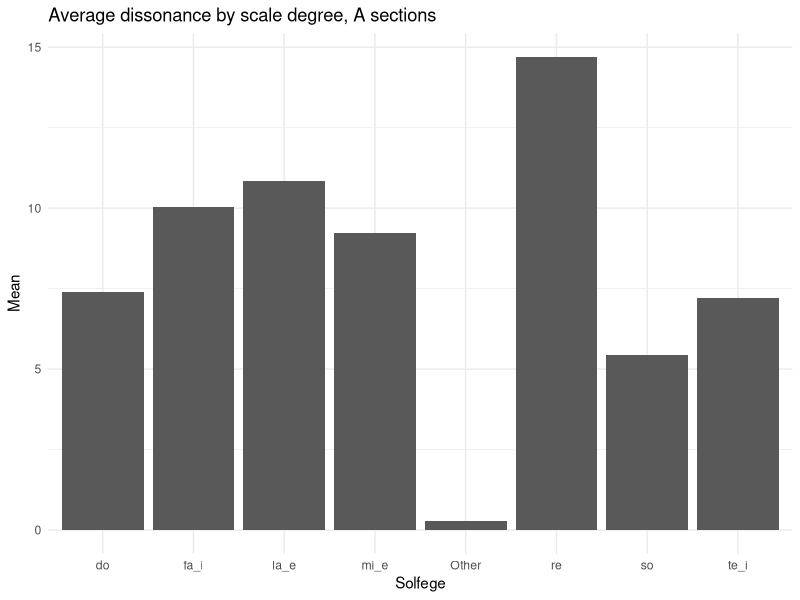
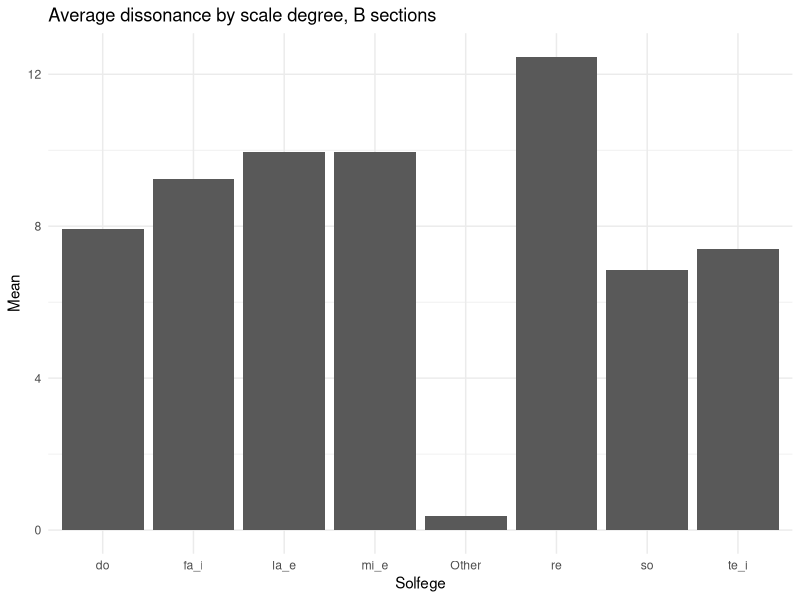
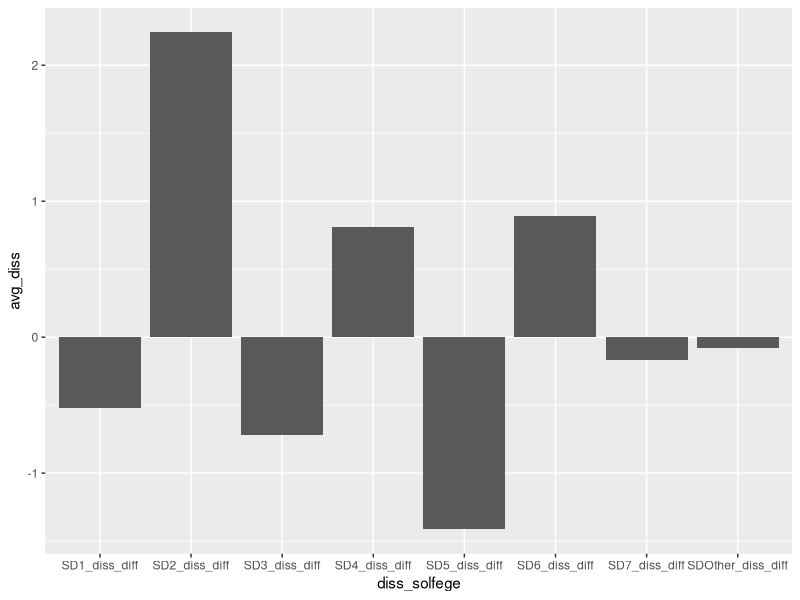
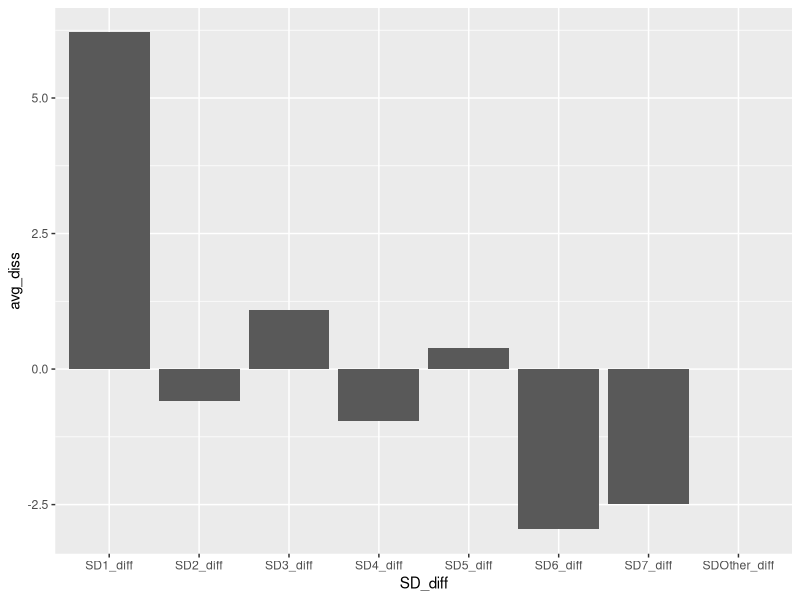

Source code (R) for these figures, in order:
## ---- chunk 1
#| echo: false
#| output: false
#| message: false
# functions needed to run
library(tidyverse)

## ---- chunk 2
#since NA values truly do represent a non-occurrence of an event (all of these are events being counted, I'm going to replace all of the NA values with 0)

#function to fill in zeroes
fill_zeroes = function(vec){
  replace_na({{ vec }}, 0)
}

#read in data
solf_dissA=read_csv("A_solf_diss.txt",show_col_types=FALSE)
solf_dissB=read_csv("B_solf_diss.txt",show_col_types=FALSE)


#fill all data that is numeric, since all are numeric except for the tune titles
solf_dissA_zeroes <- solf_dissA |> mutate(
    across(where(is.numeric),fill_zeroes)
    )
solf_dissB_zeroes <- solf_dissB |> mutate(
    across(where(is.numeric),fill_zeroes)
    )


#collapse columns by summing 
solf_dissA_cleaned <- solf_dissA_zeroes |> 
  mutate(mi_e = me + mi) |> 
  mutate(fa_i = fa + fi) |> 
  mutate(la_e = la + le) |> 
  mutate(te_i = te + ti) |> 
  select (Tune_name,do, re, mi_e, fa_i, so, la_e, te_i, Other)

#an alternative:
solf_dissA_cleaned <- solf_dissA_zeroes |> 
  mutate(
    mi_e = me + mi,
    fa_i = fa + fi,
    la_e = la + le,
    te_i = te + ti
  ) |> 
  select (Tune_name, do, re, mi_e, fa_i, so, la_e, te_i, Other)

solf_dissB_cleaned <- solf_dissB_zeroes |> 
  mutate(mi_e = me + mi) |> 
  mutate(fa_i = fa + fi) |> 
  mutate(la_e = la + le) |> 
  mutate(te_i = te + ti) |> 
  select (Tune_name,do, re, mi_e, fa_i, so, la_e, te_i, Other)

#pivot longer, calculate average amount of dissonance on each scale degree
solf_dissA_summary <- pivot_longer(
  solf_dissA_cleaned,
  cols=c("do","re","mi_e","fa_i","so","la_e","te_i","Other"),
  names_to = "solfege",
  values_to = "count"
  ) |> 
  group_by(solfege) |> 
  summarize(
    avg_diss = mean(count)
  )

solf_dissB_summary <- pivot_longer(
  solf_dissB_cleaned,
  cols=c("do","re","mi_e","fa_i","so","la_e","te_i","Other"),
  names_to = "solfege",
  values_to = "count"
  ) |> 
  group_by(solfege) |> 
  summarize(
    avg_diss = mean(count)
  )

ggplot(solf_dissA_summary, aes(x = solfege, y = avg_diss)) +
  geom_col() + 
  labs(title = "Average dissonance by scale degree, A sections") +
  xlab("Solfege") +
  ylab("Mean") +
  theme_minimal()
## ---- chunk 3
ggplot(solf_dissB_summary, aes(x = solfege, y = avg_diss)) +
  geom_col() + 
  labs(title = "Average dissonance by scale degree, B sections") +
  xlab("Solfege") +
  ylab("Mean") +
  theme_minimal()
  
## ---- chunk 4
## dissonance data

#since NA values truly do represent a non-occurrence of an event (all of these are events being counted, I'm going to replace all of the NA values with 0)

#function to fill in zeroes
fill_zeroes = function(vec){
  replace_na({{ vec }}, 0)
}

## handle all of the dissonance data first

#read in data
solf_dissA=read_csv("A_solf_diss.txt",show_col_types=FALSE)
solf_dissB=read_csv("B_solf_diss.txt",show_col_types=FALSE)


#fill all data that is numeric, since all are numeric except for the tune titles
solf_dissA_zeroes <- solf_dissA |> mutate(
    across(where(is.numeric),fill_zeroes)
    )
solf_dissB_zeroes <- solf_dissB |> mutate(
    across(where(is.numeric),fill_zeroes)
    )


#collapse columns by summing 
solf_dissA_cleaned <- solf_dissA_zeroes |> 
  mutate(mi_e = me + mi) |> 
  mutate(fa_i = fa + fi) |> 
  mutate(la_e = la + le) |> 
  mutate(te_i = te + ti) |> 
  select (Tune_name,do, re, mi_e, fa_i, so, la_e, te_i, Other)

#an alternative:
solf_dissA_cleaned <- solf_dissA_zeroes |> 
  mutate(
    mi_e = me + mi,
    fa_i = fa + fi,
    la_e = la + le,
    te_i = te + ti
  ) |> 
  select (Tune_name, do, re, mi_e, fa_i, so, la_e, te_i, Other)

solf_dissB_cleaned <- solf_dissB_zeroes |> 
  mutate(mi_e = me + mi) |> 
  mutate(fa_i = fa + fi) |> 
  mutate(la_e = la + le) |> 
  mutate(te_i = te + ti) |> 
  select (Tune_name,do, re, mi_e, fa_i, so, la_e, te_i, Other)

#pivot longer, calculate average amount of dissonance on each scale degree
solf_dissA_summary <- pivot_longer(
  solf_dissA_cleaned,
  cols=c("do","re","mi_e","fa_i","so","la_e","te_i","Other"),
  names_to = "solfege",
  values_to = "count"
  ) |> 
  group_by(solfege) |> 
  summarize(
    avg_diss = mean(count)
  )

solf_dissB_summary <- pivot_longer(
  solf_dissB_cleaned,
  cols=c("do","re","mi_e","fa_i","so","la_e","te_i","Other"),
  names_to = "solfege",
  values_to = "count"
  ) |> 
  group_by(solfege) |> 
  summarize(
    avg_diss = mean(count)
  )

## ---- chunk 5





## ---- chunk 6

# Do the same process for "all" solfege pitches, including those that are dissonant

#read in data
SD_A=read_csv("A_SD_dur.txt", show_col_types=FALSE)

SD_B=read_csv("B_SD_dur.txt", show_col_types=FALSE)


#check for any logical values (where the whole column is blank)
SD_A <- SD_A |> 
  # mutate(Other = as.numeric(Other), `1-` = as.numeric(`1-`))
  mutate(
    across(where(is.logical), as.numeric)
  )

SD_B <- SD_B |> 
  # mutate(Other = as.numeric(Other), `1-` = as.numeric(`1-`))
  mutate(
    across(where(is.logical), as.numeric)
  )


#fill all data that is numeric, since all are numeric except for the tune titles
SD_A_zeroes <- SD_A |> mutate(
    across(where(is.numeric),fill_zeroes)
    )

SD_B_zeroes <- SD_B |> mutate(
    across(where(is.numeric),fill_zeroes)
    )

#collapse columns by summing 
SD_A_cleaned <- SD_A_zeroes |> 
  mutate(
    one = `1` + `1+` + `1-`,
    two = `2` + `2+` + `2-`,
    three = `3` + `3+` + `3-`,
    four = `4` + `4+`,
    five = `5` + `5+` + `5-`,
    six = `6` + `6+` + `6-`,
    seven = `7` + `7-`,
  ) |> 
  select (Tune_name,one, two, three, four, five, six, seven, r, Other)

SD_B_cleaned <- SD_B_zeroes |> 
  mutate(
    one = `1` + `1+` + `1-`,
    two = `2` + `2+` + `2-`,
    three = `3` + `3+` + `3-`,
    four = `4` + `4+`,
    five = `5` + `5+` + `5-`,
    six = `6` + `6+` + `6-`,
    seven = `7` + `7-`,
  ) |> 
  select (Tune_name,one, two, three, four, five, six, seven, r, Other)



#pivot longer, calculate average amount of dissonance on each scale degree
SD_A_summary <- pivot_longer(
  SD_A_cleaned,
  cols=c("one","two","three","four","five","six","seven","r","Other"),
  names_to = "scale_deg",
  values_to = "count"
  ) |> 
  group_by(scale_deg) |> 
  summarize(
    avg_diss = mean(count)
  )

SD_B_summary <- pivot_longer(
  SD_B_cleaned,
  cols=c("one","two","three","four","five","six","seven","r","Other"),
  names_to = "scale_deg",
  values_to = "count"
  ) |> 
  group_by(scale_deg) |> 
  summarize(
    avg_diss = mean(count)
  )


## ---- chunk 7

#joining for comparison data

#split the names of each, so I can pair them by the tune name (ignoring the rest of the filename, since it just explains the type of info in the original file)

#function to split, since they'll all have same formats
split_names = function(df, tune_name){
  df |> separate_wider_delim(
    {{ tune_name }},
    delim = ".", 
    names = c("tune_name","krn","content","filetype"),
    too_many = "merge"
  )
}

#split_names(solf_dissA_cleaned,Tune_name)

solf_dissA_join <- solf_dissA_cleaned |> 
  separate_wider_delim(
    Tune_name,
    delim = ".", 
    names = c("tune_name","krn","content","filetype"),
    too_many = "merge"
  )

solf_dissB_join <- solf_dissB_cleaned |> 
  separate_wider_delim(
    Tune_name,
    delim = ".", 
    names = c("tune_name","krn","content","filetype"),
    too_many = "merge"
  )


SD_A_join <- SD_A_cleaned |> 
  separate_wider_delim(
    Tune_name,
    delim = ".", 
    names = c("tune_name","krn","content","filetype"),
    too_many = "merge"
  )


SD_B_join <- SD_B_cleaned |> 
  separate_wider_delim(
    Tune_name,
    delim = ".", 
    names = c("tune_name","krn","content","filetype"),
    too_many = "merge"
  )

SD_diff <- SD_A_join |> 
  inner_join(SD_B_join, by = "tune_name", suffix = c("A","B")) |> 
  mutate(
    SD1_diff = oneA-oneB,
    SD2_diff = twoA-twoB,
    SD3_diff = threeA-threeB,
    SD4_diff = fourA-fourB,
    SD5_diff = fiveA-fiveB,
    SD6_diff = sixA-sixB,
    SD7_diff = sevenA-sevenB,
    SDOther_diff = OtherA-OtherB
  )

diss_diff <- solf_dissA_join |> 
  inner_join(solf_dissB_join, by = "tune_name", suffix = c("A","B")) |> 
  mutate(
    SD1_diss_diff = doA-doB,
    SD2_diss_diff = reA-reB,
    SD3_diss_diff = mi_eA-mi_eB,
    SD4_diss_diff = fa_iA-fa_iB,
    SD5_diss_diff = soA-soB,
    SD6_diss_diff = la_eA-la_eB,
    SD7_diss_diff = te_iA-te_iB,
    SDOther_diss_diff = OtherA-OtherB
  ) |> 
  select(
    tune_name,SD1_diss_diff,SD2_diss_diff,SD3_diss_diff,SD4_diss_diff,SD5_diss_diff,SD6_diss_diff,SD7_diss_diff,SDOther_diss_diff
    )

# summarizes the average differences per solfege for all (not dissonant)
SD_diff_summary <- pivot_longer(
  SD_diff,
  cols=c(
    "SD1_diff","SD2_diff","SD3_diff","SD4_diff","SD5_diff","SD6_diff","SD7_diff","SDOther_diff"
    ),
  names_to = "SD_diff",
  values_to = "count"
  ) |> 
  group_by(SD_diff) |> 
  summarize(
    avg_diss = mean(count)
  )

# summarizes the average differences per solfege for the dissonance
diss_diff_summary <- pivot_longer(
  diss_diff,
  cols=c(
    "SD1_diss_diff","SD2_diss_diff","SD3_diss_diff","SD4_diss_diff","SD5_diss_diff","SD6_diss_diff","SD7_diss_diff","SDOther_diss_diff"
    ),
  names_to = "diss_solfege",
  values_to = "count"
  ) |> 
  group_by(diss_solfege) |> 
  summarize(
    avg_diss = mean(count)
  )

ggplot(diss_diff_summary, aes(x = diss_solfege, y = avg_diss)) +
  geom_col()

ggplot(SD_diff_summary, aes(x = SD_diff, y = avg_diss)) +
  geom_col()


## ---- chunk 8


all_joined <- diss_diff |> 
  left_join(SD_diff, by = join_by(tune_name))
